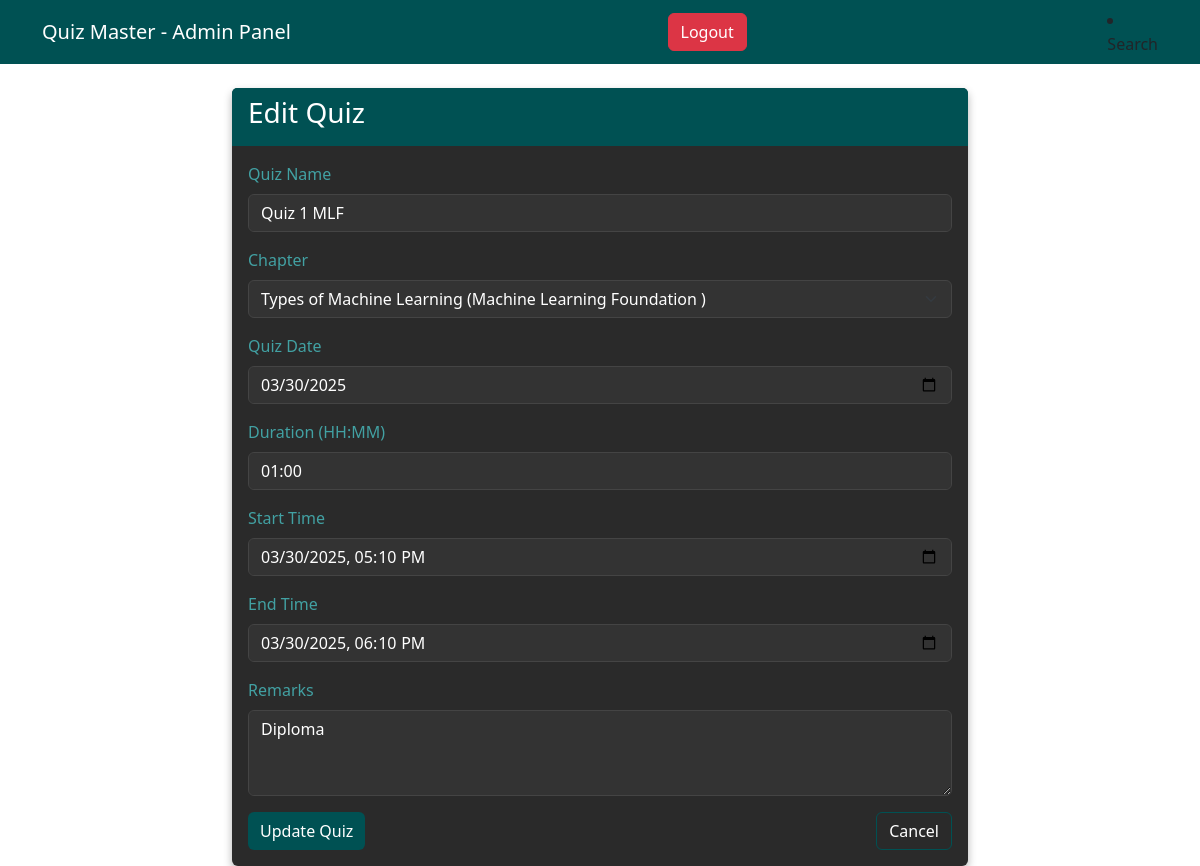
The app's page /admin_dashboard/quizzes/edit/1 (signed in) with its own data.
### model.py (models this page shows, shortened)
class Quiz(db.Model):
    id=db.Column(db.Integer,primary_key=True)
    name=db.Column(db.String(100), nullable=False)
    chapter_id=db.Column(db.Integer,db.ForeignKey('chapter.id'),nullable=False)
    quiz_date=db.Column(db.DateTime,default=datetime.utcnow)
    time_duration=db.Column(db.String(5)) # HH:MM format
    start_time = db.Column(db.DateTime, nullable=False)
    end_time = db.Column(db.DateTime, nullable=False)
    remarks=db.Column(db.Text)
    chapter=db.relationship('Chapter', backref=db.backref('quizzes',lazy=True))

class Chapter(db.Model):
    id= db.Column(db.Integer,primary_key=True)
    subject_id=db.Column(db.Integer,db.ForeignKey('subject.id'),nullable=False)
    name=db.Column(db.String(50),nullable=False)
    description= db.Column(db.Text)
    subject = db.relationship('Subject', backref=db.backref('chapters', lazy=True))

### app.py (the view, shortened to what this page needs)
@app.route('/admin_dashboard/quizzes/edit/<int:quiz_id>', methods=['GET', 'POST'])
@login_required
def edit_quiz(quiz_id):
    if not current_user.is_admin():
        flash("You are not authorized to access this page", 'danger')
        return redirect(url_for('user_dashboard'))
    quiz = Quiz.query.get_or_404(quiz_id)
    chapters = Chapter.query.all()
    return render_template('edit_quiz.html', quiz=quiz, chapters=chapters)

### app.py (called while the page is built)
@login_manager.user_loader
def load_user(user_id):
    return User.query.get(int(user_id))

### model.py (called while the page is built)
    def is_admin(self):
        return self.role == 'admin'

### templates/edit_quiz.html (shortened to what this page needs)
{% extends 'base.html' %}
{% block body %}
<div class="container mt-4">
    <div class="row justify-content-center">
        <div class="col-md-8">
            <div class="card">
                <div class="card-header">
                    <h3 class="card-title">Edit Quiz</h3>
                </div>
                <div class="card-body">
                    <form method="POST">
                        <div class="mb-3">
                            <label for="name" class="form-label">Quiz Name</label>
                            <input type="text"
                                   class="form-control"
                                   id="name"
                                   name="name"
                                   value="{{ quiz.name }}"
                                   required>
                        </div>
                        <div class="mb-3">
                            <label for="chapter_id" class="form-label">Chapter</label>
                            <select class="form-select" id="chapter_id" name="chapter_id" required>
                                {% for chapter in chapters %}
                                <option value="{{ chapter.id }}"
                                        {% if chapter.id == quiz.chapter_id %}selected{% endif %}>
                                    {{ chapter.name }} ({{ chapter.subject.subject_name }})
                                </option>
                                {% endfor %}
                            </select>
                        </div>
                        <div class="mb-3">
                            <label for="quiz_date" class="form-label">Quiz Date</label>
                            <input type="date"
                                   class="form-control"
                                   id="quiz_date"
                                   name="quiz_date"
                                   value="{{ quiz.quiz_date.strftime('%Y-%m-%d') }}"
                                   required>
                        </div>
                        <div class="mb-3">
                            <label for="time_duration" class="form-label">Duration (HH:MM)</label>
                            <input type="text"
                                   class="form-control"
                                   id="time_duration"
                                   name="time_duration"
                                   value="{{ quiz.time_duration }}"
                                   pattern="[0-9]{2}:[0-9]{2}"
                                   placeholder="00:30"
                                   required>
                        </div>
                        <div class="mb-3">
                            <label for="start_time" class="form-label">Start Time</label>
                            <input type="datetime-local"
                                   class="form-control"
                                   id="start_time"
                                   name="start_time"
                                   value="{{ quiz.start_time.strftime('%Y-%m-%dT%H:%M') }}"
                                   required>
                        </div>
                        <div class="mb-3">
                            <label for="end_time" class="form-label">End Time</label>
                            <input type="datetime-local"
                                   class="form-control"
                                   id="end_time"
                                   name="end_time"
                                   value="{{ quiz.end_time.strftime('%Y-%m-%dT%H:%M') }}"
                                   required>
                        </div>
                        <div class="mb-3">
                            <label for="remarks" class="form-label">Remarks</label>
                            <textarea class="form-control"
                                      id="remarks"
                                      name="remarks"
                                      rows="3">{{ quiz.remarks }}</textarea>
                        </div>
                        <div class="d-flex justify-content-between">
                            <button type="submit" class="btn btn-primary">Update Quiz</button>
                            <a href="{{ url_for('manage_quizzes') }}" class="btn btn-secondary">Cancel</a>
                        </div>
                    </form>
                </div>
            </div>
        </div>
    </div>
</div>
{% endblock body %}

### templates/edit_quiz.html (style rules this page uses)
.card { background-color: #2A2A2A; border: none; box-shadow: 0 4px 8px rgba(0,0,0,0.3); }
.card-header { background-color: #005153; color: white; border-bottom: none; }
.card-body { color: #fff; }
.form-label { color: #42A1A3; }
.form-control, .form-select { background-color: #333; border: 1px solid #444; color: white; }
.form-select option { background-color: #333; color: white; }
.btn-primary { background-color: #005153; border: none; }
.btn-secondary { background-color: #2A2A2A; border: 1px solid #005153; }

### records on screen
Quiz: name "Quiz 1 MLF", chapter_id "Types of Machine Learning (Machine Learning Foundation )", quiz_date "03/30/2025", time_duration "01:00", start_time "03/30/2025 17:10", end_time "03/30/2025 18:10", remarks "Diploma"
